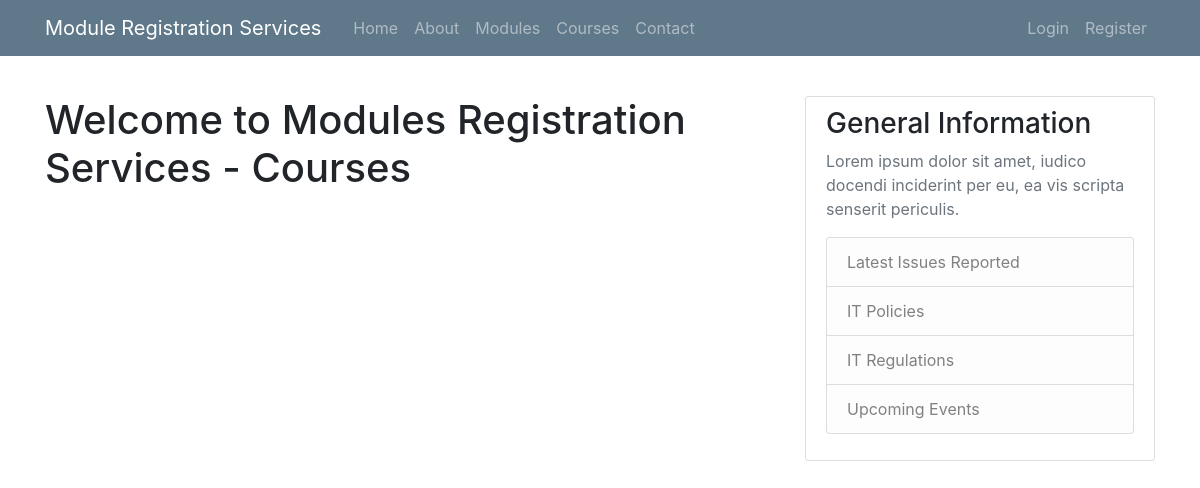
/course, run on an earlier commit of the app's database.
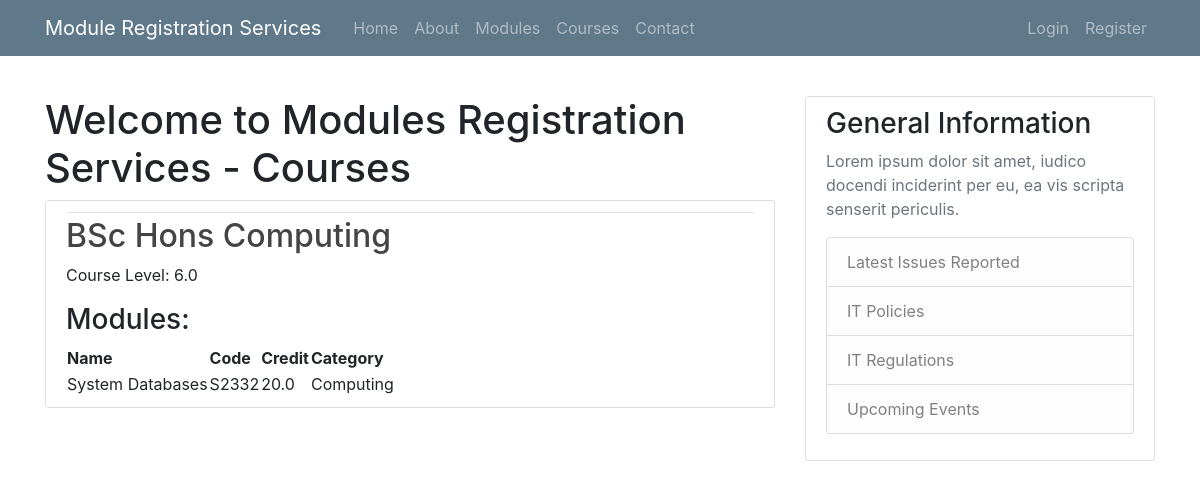
And on a later commit of the database.
### mrreporting/models.py (models this page shows, shortened)
class Course(models.Model):
    name = models.CharField(max_length=255)
    level = models.FloatField()
    students = models.ManyToManyField('auth.User', related_name='courses')
    def __str__(self):
        return self.name

class Module(models.Model):
    name = models.CharField(max_length=255)
    code = models.CharField(max_length=10)
    credit = models.FloatField()
    category = models.CharField(max_length=100)
    description = models.TextField()
    availability = models.BooleanField(default=True)
    courses_allowed = models.ManyToManyField(Course, related_name='allowed_modules')

### mrreporting/views.py (the view)
# urls.py: path('course', views.course, name = 'course')
def course(request):
    courses = Course.objects.all()
    for course in courses:
        print(f"Course: {course.name}")
        for module in course.allowed_modules.all():
            print(f"Module: {module.name}")
    return render(request, 'mrreporting/course.html', {'courses': courses})

### mrreporting/templates/mrreporting/course.html (shortened to what this page needs)
{% extends "mrreporting/base.html" %}
{% block content %}
<h1>Welcome to Modules Registration Services - Courses</h1>
{% for Course in courses %}
<article class="media content-section">
    <div class="media-body">
    <div class="article-metadata">
    </div>
    <h2><a class="article-title" href="#">{{ Course }}</a></h2>
    <p class="article-content">Course Level: {{ Course.level }}</p>
    <h3 class="article-content">Modules:</h3>
            <table class="article-content">
                <thead>
                    <tr>
                        <th>Name</th>
                        <th>Code</th>
                        <th>Credit</th>
                        <th>Category</th>
                    </tr>
                </thead>
                <tbody>
                    {% for module in Course.allowed_modules.all %}
                        <tr>
                            <td>{{ module.name }}</td>
                            <td>{{ module.code }}</td>
                            <td>{{ module.credit }}</td>
                            <td>{{ module.category }}</td>
                        </tr>
                    {% endfor %}
                </tbody>
            </table>
        </div>
    </article>
    {% endfor %}
{% endblock content %}

### mrreporting/templates/mrreporting/base.html (shortened to what this page needs)
{% load static %}
<!DOCTYPE html>
<html>
<head>
    <link rel="stylesheet" type="text/css" href="{% static 'css/styles.css' %}" />
    <link rel="stylesheet" href="https://cdn.jsdelivr.net/npm/bootstrap@4.0.0/dist/css/bootstrap.min.css"
>
</head>
<body>
    <div class="container">
        <header class="site-header">
            <nav class="navbar navbar-expand-md navbar-dark bg-steel fixed-top">
                <div class="container">
                    <a class="navbar-brand mr-4" href="#">Module Registration Services</a>
                    <div class="collapse navbar-collapse" id="navbarToggle">
                        <div class="navbar-nav mr-auto">
                            <a class="nav-item nav-link" href="{% url 'mrreporting:home' %}">Home</a>
                            <a class="nav-item nav-link" href="{% url 'mrreporting:about' %}">About</a>
                            <a class="nav-item nav-link" href="{% url 'mrreporting:modules' %}">Modules</a>
                            <a class="nav-item nav-link" href="{% url 'mrreporting:course' %}">Courses</a>
                            <a class="nav-item nav-link" href="{% url 'mrreporting:contact' %}">Contact</a>
                        </div>
                        <div class="navbar-nav">
                            {% if user.is_authenticated %}
                            <a class="nav-item nav-link" href="{% url 'mrreporting:logout' %}">Logout</a>
                            <a class="nav-item nav-link" href="{% url 'mrreporting:profile' %}">Profile</a>
                            {% else %}
                            <a class="nav-item nav-link" href="{% url 'mrreporting:login' %}">Login</a>
                            <a class="nav-item nav-link" href="{% url 'mrreporting:register'%}">Register</a>
                            {% endif %}
                        </div>
                    </div>
                </div>
            </nav>
        </header>
        <br></br>
        <br></br>
        <div class="row">
            <div class="col-md-8">
                {% block content %}{% endblock %}
            </div>
            <div class="col-md-4">
                <div class="content-section">
                    <h3>General Information</h3>
                    <p class='text-muted'>Lorem ipsum dolor sit amet, iudico docendi inciderint per eu, ea vis scripta
                        senserit periculis.
                    <ul class="list-group">
                        <li class="list-group-item list-group-item-light">Latest Issues Reported</li>
                        <li class="list-group-item list-group-item-light">IT Policies</li>
                        <li class="list-group-item list-group-item-light">IT Regulations</li>
                        <li class="list-group-item list-group-item-light">Upcoming Events</li>
                    </ul>
                    </p>
                </div>
            </div>
        </div>
    </div>
</body>
</html>

### mrreporting/static/css/styles.css (style rules this page uses)
html { position: relative; min-height: 100%; }
body { background: #fafafa; color: #333333; margin-top: 5rem; margin-bottom: 50px; }
h1, h2, h3, h4, h5, h6 { color: #444444; }
ul { margin: 0; }
.bg-steel { background-color: #5f788a; }
.site-header .navbar-nav .nav-link { color: #cbd5db; }
.content-section { background: #ffffff; padding: 10px 20px; border: 1px solid #dddddd; border-radius: 3px; margin-bottom: 20px; }
.article-title { color: #444444; }
.article-content { white-space: pre-line; }
.article-metadata { padding-bottom: 1px; margin-bottom: 4px; border-bottom: 1px solid #e3e3e3 }

What changed in the data, as far as the page shows it:
added Course: name "BSc Hons Computing", level "6.0"
added Module: name "System Databases", code "S2332", credit "20.0", category "Computing"
